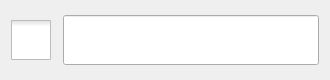
<?xml version="1.0" encoding="UTF-8"?>
<ui version="4.0">
 <class>Form</class>
 <widget class="QWidget" name="Form">
  <property name="geometry">
   <rect>
    <x>0</x>
    <y>0</y>
    <width>330</width>
    <height>80</height>
   </rect>
  </property>
  <property name="minimumSize">
   <size>
    <width>330</width>
    <height>80</height>
   </size>
  </property>
  <property name="maximumSize">
   <size>
    <width>16777215</width>
    <height>16777215</height>
   </size>
  </property>
  <property name="windowTitle">
   <string>Form</string>
  </property>
  <layout class="QVBoxLayout" name="verticalLayout">
   <item>
    <layout class="QHBoxLayout" name="horizontalLayout">
     <item>
      <widget class="QCheckBox" name="estadoDeber">
       <property name="minimumSize">
        <size>
         <width>40</width>
         <height>40</height>
        </size>
       </property>
       <property name="maximumSize">
        <size>
         <width>70</width>
         <height>70</height>
        </size>
       </property>
       <property name="styleSheet">
        <string notr="true">QCheckBox::indicator {
     width: 40px;
     height:40px;
 }

  QCheckBox::indicator:checked
  {
	border-image: url(:/DEBERES/IMAGENES/DEBERES/check_on.png);
  }
  QCheckBox::indicator:unchecked
  {
	border-image: url(:/DEBERES/IMAGENES/DEBERES/check_off.png);
  }

</string>
       </property>
       <property name="text">
        <string/>
       </property>
      </widget>
     </item>
     <item>
      <widget class="QLineEdit" name="lineEdit_deber">
       <property name="minimumSize">
        <size>
         <width>0</width>
         <height>50</height>
        </size>
       </property>
      </widget>
     </item>
    </layout>
   </item>
  </layout>
 </widget>
 <resources>
  <include location="../../../IMAG.qrc"/>
 </resources>
 <connections/>
</ui>
